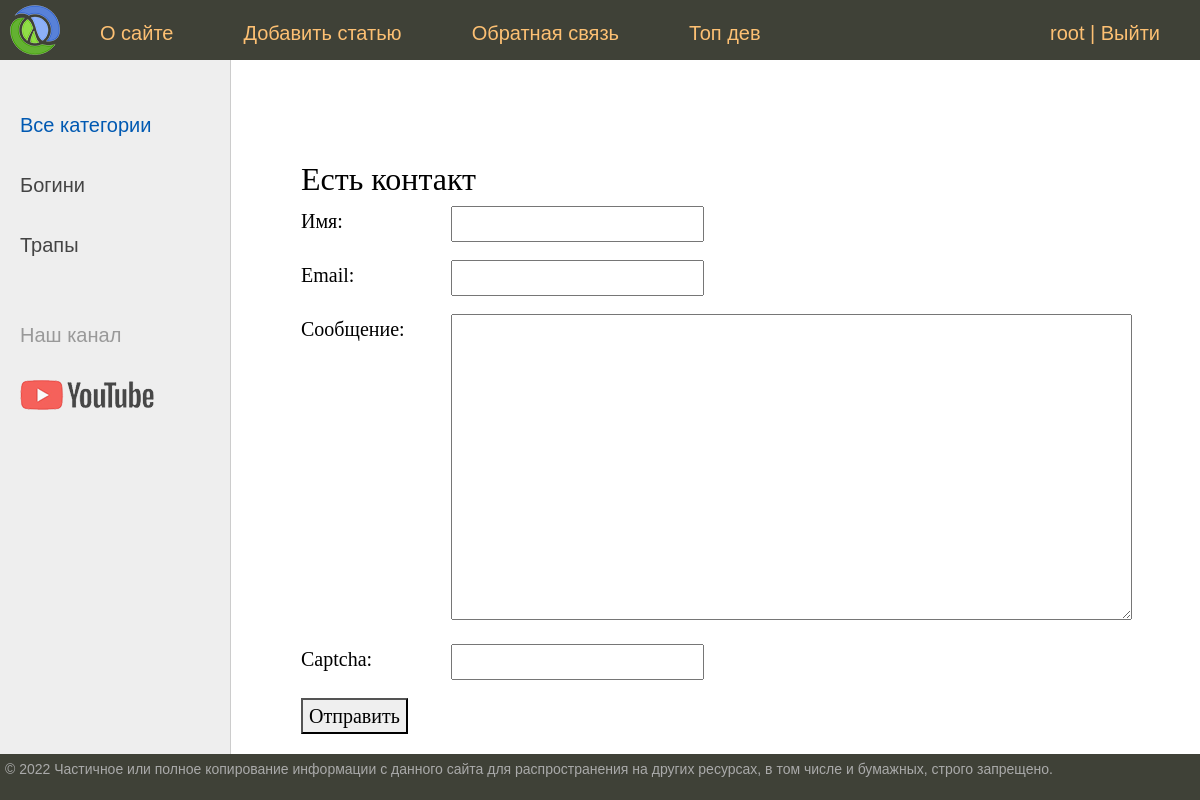
/contact/ (signed in), run on the app's committed database.
### users/models.py (models this page shows, shortened)
class CustomUser(AbstractUser):
    GENDERS = (
        ('m', 'Мужчина'),
        ('f', 'Женщина'),
    )
    slug = models.SlugField(max_length=255, unique=True, db_index=True, verbose_name='profile URL')
    fio = models.CharField('ФИО', max_length=255, default='')
    gender = models.CharField('Пол', max_length=1, choices=GENDERS, default='')
    birth_date = models.DateField('Дата рождения', default='2004-09-12')
    ava = models.ImageField(upload_to="avas/%Y/%m/%d/", verbose_name='Аватар')

### women/models.py (models this page shows, shortened)
class Category(models.Model):
    name = models.CharField(max_length=100, db_index=True, verbose_name='Название категории')
    slug = models.SlugField(max_length=255, unique=True, db_index=True, verbose_name='URL')
    def get_absolute_url(self):
        return reverse('category', kwargs={'cat_slug': self.slug})
    class Meta:
        verbose_name = 'Категория'
        verbose_name_plural = 'Категории'
        ordering = ['name']

### women/views.py (the view, shortened to what this page needs)
# urls.py: path('contact/', Contact.as_view(), name='contact'),
class Contact(DataMixin, FormView):
    form_class = ContactForm
    template_name = 'women/contact.html'
    success_url = reverse_lazy('home')
    def get_context_data(self, *, object_list=None, **kwargs):
        context = super().get_context_data(**kwargs)
        c_def = self.get_user_context(title='Есть контакт')
        return dict(**context, **c_def)

### women/forms.py
class ContactForm(forms.Form):
    name = forms.CharField(label="Имя", max_length=255)
    email = forms.EmailField(label='Email')
    content = forms.CharField(label='Сообщение', widget=forms.Textarea(attrs={'cols': 60, 'rows': 10}))
    captcha = CaptchaField(label="Капча")

### women/templatetags/women_tags.py (called while the page is built)
@register.inclusion_tag('usertags/list_categories.html')
def show_categories(sort=None, cat_selected=None):
    if not sort:
        cats = Category.objects.all()
    else:
        cats = Category.objects.order_by(sort)
    return {"cats": cats, "cat_selected": cat_selected}

### women/utils.py (called while the page is built)
    def get_user_context(self, **kwargs):
        context = kwargs
        user_menu = menu.copy()
        if not self.request.user.is_authenticated:
            user_menu.pop(1)
            context['login_form'] = LoginUserForm
        context['menu'] = user_menu
        if 'cat_selected' not in context:
            context['cat_selected'] = 0
        return context

### women/templates/women/contact.html (shortened to what this page needs)
{% extends 'women/base.html' %}
{% block content %}
    <h1>{{ title }}</h1>
    <form method="post">
        {% for f in form %}
            <p><label class="form-label" for="{{ f.id_for_label }}">{{ f.label }}: </label>{{ f }}</p>
        {% endfor %}
        <button type="submit">Отправить</button>
    </form>
{% endblock %}

### women/templates/women/base.html (shortened to what this page needs)
{% load static %}
{% load women_tags %}
{% load cache %}
<!DOCTYPE html>
<html>
<head>
    {% block styles %}
        <link href="https://cdn.jsdelivr.net/npm/bootstrap@5.0.2/dist/css/bootstrap.min.css" rel="stylesheet">
        <link type="text/css" href="{% static 'women/css/styles.css' %}" rel="stylesheet" />
    {% endblock %}
</head>
<body>
    <table class="table-page" border=0 cellpadding="0" cellspacing="0">
        <tr>
            <td valign=top>
                {% block mainmenu %}
                    <div class="header">
                        <ul id="mainmenu" class="mainmenu">
                            <li class="logo"><a href="{% url 'home' %}">{{ m.title }}</a></li>
                            {% for m in menu %}
                                <li><a href="{% url m.url_name %}">{{m.title}}</a></li>
                            {% endfor %}
                            {% if user.is_authenticated %}
                                <li class="last">{{ user.username }} | <a href="{% url 'logout' %}">Выйти</a></li>
                            {% else %}
                                <li class="last"><a href="{% url 'register' %}">Регистрация</a> | <a href="#" data-bs-toggle="modal" data-bs-target="#loginajax">Авторизация</a></li>
                                {% include 'includes/modal.html' %}
                            {% endif %}
                        </ul>
                    </div>
                {% endblock %}
                <table class="table-content" border=0 cellpadding="0" cellspacing="0">
                    <tr>
                        <td valign="top" class="left-chapters">
                            <ul id="leftchapters">
                                {% if cat_selected == 0 %}
                                    <li class="selected">Все категории</li>
                                {% else %}
                                    <li><a href="{% url 'home' %}">Все категории</a></li>
                                {% endif %}
                                {% show_categories 'name' cat_selected %}
                                <li class="share">
                                    <p>Наш канал</p>
                                    <a class="share-yt" href="https://www.youtube.com/channel/UCqBD5GbLP7-nYISbnaAzm3A" target="_blank" rel="nofollow"></a>
                                </li>
                            </ul>
                        </td>
                        <td valign="top" class="content">
                            <div class="content-text">
                                {% block content %}{% endblock %}
                            </div>
                        </td>
                    </tr>
                </table>
            </td>
        </tr>
        <tr>
            <td valign=top>
                <div id="footer">
                    <p>&copy; 2022 Частичное или полное копирование информации с данного сайта для распространения на других ресурсах, в том числе и бумажных, строго запрещено.</p>
                </div>
            </td>
        </tr>
    </table>
</body>
</html>

### women/templates/usertags/list_categories.html
{% for post in cats %}
    {% if post.slug == cat_selected %}
        <li class="selected">{{post.name}}</li>
    {% else %}
        <li><a href="{{post.get_absolute_url}}">{{post.name}}</a> </li>
    {% endif %}
{% endfor %}

### women/static/women/css/styles.css (style rules this page uses)
html, body { font-family: 'Arial'; margin: 0; padding: 0; height: 100%; width: 100%; color: #444; }
a { color: #0059b2; text-decoration: none; }
.table-page { width: 100%; height: 100%; vertical-align: top; }
.table-page tr { height: 100%; }
.header { background: #3F4137; height: 60px; }
.logo { background: url('../img/logo.png') no-repeat 10px 5px; width: 70px; height: 60px; }
ul.mainmenu { list-style: none; margin: 0; padding: 0; height: 60px; color: #fdc073; font-size: 20px; overflow: hidden; }
ul.mainmenu li { float: left; margin: 18px 40px 0 30px; }
ul.mainmenu li.logo { margin: 0; }
ul.mainmenu li.last { float: right; }
ul.mainmenu li a { color: #fdc073; text-decoration: none; }
.table-content { width: 100%; min-height: 100%; height: 100%; }
.left-chapters { margin: 0; background: #eee; border-right: 1px solid #ccc; min-height: 100%; }
.left-chapters ul { width: 230px; min-height: 100%; margin: 0; padding: 20px 10px 10px 20px; list-style: none; font-size: 20px; }
.left-chapters ul li { margin: 30px 0 0 0; color: #999; }
.left-chapters ul li.selected { color: #0059b2; }
.left-chapters ul li a { color: #444; text-decoration: none; }
.left-chapters ul li.share { margin: 60px 0 0 0; }
.left-chapters ul li.share p { margin: 30px 0 30px 0; }
.left-chapters ul li.share a { display: inline-block; width: 40px; height: 40px; margin: 0 20px 0 0; }
.left-chapters ul li.share a.share-yt { width: 100%; height: 30px; background: url('../img/share_yt.png') no-repeat 0 0 }
.content { padding: 40px 20px 20px 40px; width: 100%; box-sizing: border-box; }
.content-text { margin: 60px 0 0 30px; color: #000; font-size: 20px; font-family: Yandex Sans Display Light; }
.content-text h1 { font-size: 32px; }
#footer { box-sizing: border-box; background: #3F4137; padding: 5px; color: #aaa; font-size: 14px; font-family: Verdana, Geneva, Arial, Helvetica; text-align: left; overflow: hidden; }
.form-label { display: inline-block; min-width: 150px; vertical-align: top; }

### data on the page
CustomUser: username "root"
Category: name "Богини"
Category: name "Трапы"

### other printed values
{{ m.title }} "О сайте" "Добавить статью" "Обратная связь" "Топ дев"
{{ title }} "Есть контакт"
{{ f.label }} "Имя" "Email" "Сообщение" "Captcha"
